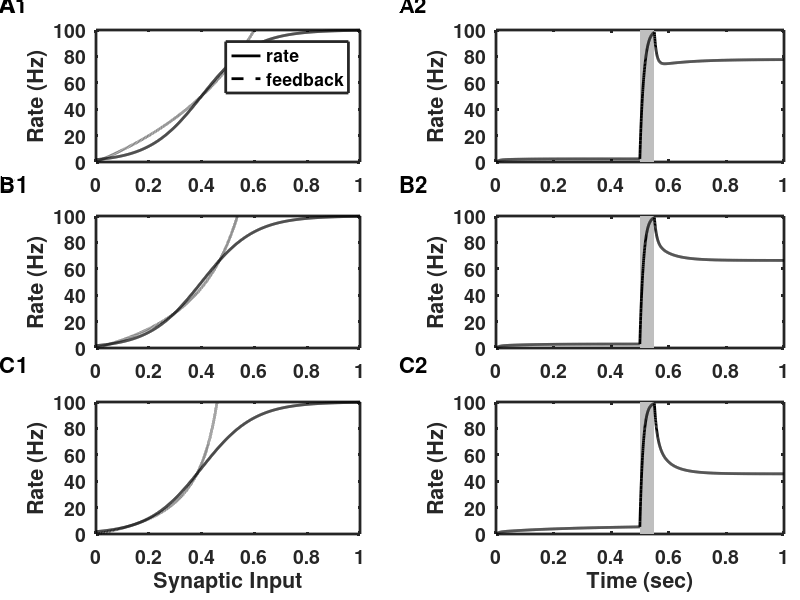

Write MATLAB code to recreate this figure.
% Figure_6_5.m
% Simple firing-rate model of bistability.
% Uses sigmoidal f-I curve so that firing rate saturates.
% Synaptic feedback also saturates.
% Plots firing rate and feedback curves to show fixed points then simulates
% the model with inputs.
% Three cases with different degrees of synaptic saturation are depicted.
%
% This code was used to produce Figure 6.5 in the textbook:
% An Introductory Course in Computational Neuroscience
% by Paul Miller (Brandeis University, 2017)
%
%%%%%%%%%%%%%%%%%%%%%%%%%%%%%%%%%%%%%%%%%%%%%%%%%%%%%%%%%%%%%%%%%%%%%%%%%%%


clear;

%% Parameters for sigmoidal firing-rate response curve
rmax = 100;                 % Maximum rate
x_sigma = 0.1;              % Inverse of steepness of response
x_mid = 0.4;                % Default input for 1/2-max response (can vary)
tau = 0.010;                % Time constant for firing-rate to change

%% Parameters that vary across conditions are given in vectors, with each 
%  element of the vector to be used on one corresponding trial.
%  First trial has each spike generating 1/5 the max. postsynaptic response.
%  Second trial has each spike generating 1/2 the max. postsynaptic response.
%  Third trial has the maximal postsynaptic response following each spike.


%% Synaptic response parameters

alpha_vec = [0.2 0.5 1];        % Baseline postsynaptic amplitude.
Wee_vec = [1.2 0.75 0.55];      % Strength of synaptic feedback.
pr = 1;                         % Vesicle release probability.
tau_s = 0.050;                  % Synaptic time constant for NMDA receptors

%% Now set up vectors to generate the firing rate response to a range of 
%  inputs and the dependence of synaptic feedback on a range of rates.
S_range = [0:0.001:1.5];          % Range of synaptic inputs to use    
r_range = [0:0.01:rmax];        % Range of presynaptic rates to use.


%% Set up the plotting parameters
set(0,'DefaultLineLineWidth',2,...
    'DefaultLineMarkerSize',8, ...
    'DefaultAxesLineWidth',2, ...
    'DefaultAxesFontSize',14,...
    'DefaultAxesFontWeight','Bold');

figure(1)
clf
%% Set up the simulation parameters 
dt = 0.0005;                % Time step to use
tmax = 1;                   % Maximum time for simulation
tvec = dt:dt:tmax;          % Vector of time points
Nt = length(tvec);          % Number of time points
Ntrials = 3;                % Number of different simulation trials

r = zeros(Ntrials,Nt);      % Initialize vector for firing rates
s = zeros(Ntrials,Nt);      % Initialize vector for synaptic inputs
D = ones(Ntrials,Nt);      % Initialize vector for depression variable
F = ones(Ntrials,Nt);      % Initialize vector for facilitation variable

t_on = 0.5;                   % Time for stimulus onset
t_off = 0.55;                % Time for stimulus offset
stim_amp = 0.5;             % Amplitude of stimulus
stim = zeros(1, Nt);        % Initialize vector for the stimulus
% then add stimulus to appropriate time points.
stim(round(t_on/dt):round(t_off/dt)) = stim_amp;    

% Loop through trials with different parameters on each trial
for trial = 1:Ntrials;         
    alpha = alpha_vec(trial);  % Value of baseline postsynaptic amplitude
    Wee = Wee_vec(trial);       % Value of total synaptic strength
    
    % Below is the formula for the firing rate response function that will 
    % be used in both the steady state curves and the simulation.
    % This is the sigmoid function of "x" where "x" is the value of the
    % variable (or vector of values) sent to the function.
    r_of_s = @(x) rmax./(1 + exp(-(x-x_mid)/x_sigma));
    
    % Generate firing rate as a function of total synaptic input
    r_out = r_of_s(S_range);
    
    % Steady state formula for the synaptic response fraction depends on r.
    % See Appendix A and Chapter 5.
    s_of_r = alpha.*pr.*r_range*tau_s./(1+alpha.*pr.*r_range*tau_s);
    
    % Total synaptic input is the synaptic response fraction scaled by
    % total synaptic strength, Wee via S(r) = Wee.s(r).
    S_in = Wee*s_of_r;
    
    % Set up the figure to plot S(r) and r(S).
    figure(1)    
    subplot('Position',[0.12 1.04-0.31*trial 0.33 0.22]) % Position of panel
    plot(S_range,r_out,'k');        % Plot r(S) (S varied r from formula)
    hold on;                        % Do not overwrite
    plot(S_in,r_range,'k--');       % Plot S(r) (r varied S from formula)
    axis([0 1 0 rmax])               % Set the range of each axis

    if ( trial == Ntrials )          % If it is not the last trial
        xlabel('Synaptic Input')    % Otherwise label the x-axis
    end
    ylabel('Rate (Hz)')             % Label the y-axis
    if ( trial == 1 )
        legend('rate', 'feedback')
    end

    %% Now simulate the same model as a function of time
    % In models with multiple variables, each variable is updated using
    % the values of the set of variables on the previous time step
    for i = 2:Nt;                               % Loop through time points

        % First update the firing rate using the equation
        % dr/dt = -(r + r(S + stim) )/tau 
        % where S = Wee.s and the value of s on the prior time-step is used
        r(trial,i) = r(trial,i-1)*(1-dt/tau) + ...
            dt/tau*r_of_s(Wee*s(trial,i-1)+stim(i));
                
        % Next update the synaptic response variable,s, which depends on
        % all of rate, facilitation and depression variables, using the
        % equation
        % ds/dt = -s/tau_s + alpha.pr.r.(1-s)
        % where pr = p0.F and alpha = alpha_0*D
        s(trial,i) = s(trial,i-1)*(1-dt/tau_s) + ...
            dt*pr*alpha*r(trial,i-1)*(1-s(trial,i-1));
        
    end;        % go to next time point
    
    %% Now plot the results
    
    % Set up the position of the panel for plotting simulation results
    subplot('Position',[0.62 1.04-0.31*trial 0.36 0.22])
    
    % produce a solid gray rectangle across the region of the stimulus
    fill([t_on t_on t_off t_off],[0 rmax rmax 0],[0.75, 0.75, 0.75], ...
        'EdgeColor','none')
    hold on;        % do not overwrite the gray rectangle
    plot(tvec,r(trial,:),'k');  % plot firing rate as a function of time
    if ( trial == Ntrials )          % if not the last trial
        xlabel('Time (sec)')        % Label x-axis on last trial
    end
    ylabel('Rate (Hz)')
    axis([0 tmax 0 rmax])            % Set the range of each axis
    
end;            % Go to next parameter set and produce a new trial


% Finally label the subfigures
annotation('textbox',[0.00 0.98 0.02 0.02],'LineStyle','none','FontSize',16,'FontWeight','Bold','String','A1')
annotation('textbox',[0.5 0.98 0.02 0.02],'LineStyle','none','FontSize',16,'FontWeight','Bold','String','A2')
annotation('textbox',[0.00 0.68 0.02 0.02],'LineStyle','none','FontSize',16,'FontWeight','Bold','String','B1')
annotation('textbox',[0.5 0.68 0.02 0.02],'LineStyle','none','FontSize',16,'FontWeight','Bold','String','B2')
annotation('textbox',[0.00 0.38 0.02 0.02],'LineStyle','none','FontSize',16,'FontWeight','Bold','String','C1')
annotation('textbox',[0.5 0.38 0.02 0.02],'LineStyle','none','FontSize',16,'FontWeight','Bold','String','C2')
